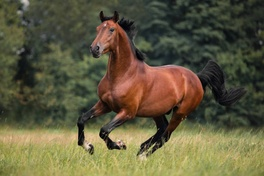
#> input picture assets/horse.jpg, 264 x 176 px, shrunk from 612 x 408 before the run
$ python main.py --image assets/horse.jpg --k 5 15 30 50 100 200
#> lines starting #> are read from the running program, lines starting #| are printed output that depends on the picture
### src/svd_compressor.py
"""
svd_compressor.py
=================
Vectorized Image Compression and Low-Rank Matrix Approximation
using Singular Value Decomposition (SVD) and NumPy.
"""

from typing import List, Tuple, Dict, Optional
import os
import numpy as np
import matplotlib.pyplot as plt
from PIL import Image


class SVDImageCompressor:
    """
    Performs low-rank matrix approximation on 2D (grayscale) and 3D (RGB) images
    using NumPy's vectorized linear algebra routines.
    """

    def __init__(self, image_path: str):
        """
        Loads and initializes an image for SVD processing.

        Args:
            image_path: Path to the target image file.
        """
        if not os.path.exists(image_path):
            raise FileNotFoundError(f"Image not found at path: {image_path}")

        self.image_path = image_path
        # Read image and normalize pixel values to [0.0, 1.0]
        raw_img = plt.imread(image_path)
        if raw_img.dtype == np.uint8:
            self.img_normalized = raw_img.astype(np.float64) / 255.0
        else:
            self.img_normalized = raw_img.astype(np.float64)

        # Handle RGBA by discarding alpha channel if present
        if self.img_normalized.ndim == 3 and self.img_normalized.shape[2] == 4:
            self.img_normalized = self.img_normalized[:, :, :3]

        self.is_color = self.img_normalized.ndim == 3
        self.height, self.width = self.img_normalized.shape[:2]
        self.num_channels = self.img_normalized.shape[2] if self.is_color else 1
        self.max_rank = min(self.height, self.width)

        # Cache for decomposition matrices
        self.U: Optional[np.ndarray] = None
        self.s: Optional[np.ndarray] = None
        self.Vt: Optional[np.ndarray] = None

        self._decompose()

    def _decompose(self) -> None:
        """
        Computes the Singular Value Decomposition (SVD).
        For color images, axes are permuted from (H, W, C) to (C, H, W) to leverage
        NumPy's vectorized batch linear algebra without any for-loops.
        """
        if self.is_color:
            # Reorder axes: (Height, Width, Channels) -> (Channels, Height, Width)
            # Shape becomes: (3, H, W)
            tensor_stack = np.transpose(self.img_normalized, (2, 0, 1))
            # NumPy batched SVD computes decomposition over all 3 channels in parallel
            self.U, self.s, self.Vt = np.linalg.svd(tensor_stack, full_matrices=False)
        else:
            # 2D Grayscale matrix
            self.U, self.s, self.Vt = np.linalg.svd(self.img_normalized, full_matrices=False)

    def reconstruct(self, k: int, use_fill_diagonal: bool = False) -> np.ndarray:
        """
        Reconstructs the image using the top-k singular values (Rank-k approximation).

        Args:
            k: Number of singular values / rank components to retain (1 <= k <= max_rank).
            use_fill_diagonal: If True, uses the explicit Sigma matrix construction
                               with np.fill_diagonal (pedagogical method).
                               If False, uses efficient vectorized scaling.

        Returns:
            Reconstructed image array with values clipped to [0.0, 1.0].
        """
        k = max(1, min(k, self.max_rank))

        if self.is_color:
            if use_fill_diagonal:
                # Pedagogical method (as taught in JetBrains Academy course)
                Sigma = np.zeros((self.num_channels, self.max_rank, self.max_rank))
                for c in range(self.num_channels):
                    np.fill_diagonal(Sigma[c, :, :], self.s[c, :])
                # Truncate and multiply: (3, H, k) @ (3, k, k) @ (3, k, W) -> (3, H, W)
                approx_tensor = self.U[:, :, :k] @ Sigma[:, :k, :k] @ self.Vt[:, :k, :]
            else:
                # Optimized vectorized broadcast scaling: (U_k * s_k) @ Vt_k
                # Avoids allocating a large (3, M, N) zeros matrix
                scaled_U = self.U[:, :, :k] * self.s[:, np.newaxis, :k]
                approx_tensor = scaled_U @ self.Vt[:, :k, :]

            # Permute back to standard display format: (Channels, Height, Width) -> (Height, Width, Channels)
            reconstructed = np.transpose(approx_tensor, (1, 2, 0))
        else:
            # Grayscale 2D reconstruction
            if use_fill_diagonal:
                Sigma = np.diag(self.s[:k])
                reconstructed = self.U[:, :k] @ Sigma @ self.Vt[:k, :]
            else:
                scaled_U = self.U[:, :k] * self.s[:k]
                reconstructed = scaled_U @ self.Vt[:k, :]

        # Clip values to eliminate numerical floating-point drift outside [0, 1]
        reconstructed = np.clip(reconstructed, 0.0, 1.0)
        return reconstructed

    def compute_metrics(self, k: int) -> Dict[str, float]:
        """
        Calculates mathematical metrics for a given rank-k approximation:
        - Parameter count and compression ratio
        - Frobenius norm relative error: ||A - A_k||_F / ||A||_F
        - Cumulative spectral energy / variance preserved: sum(s_k^2) / sum(s^2)

        Args:
            k: Number of singular values retained.

        Returns:
            Dictionary with computed metrics.
        """
        k = max(1, min(k, self.max_rank))

        # Storage footprint:
        # Original: H * W * C
        # SVD rank-k: k * (H + W + 1) * C
        original_params = self.height * self.width * self.num_channels
        svd_params = k * (self.height + self.width + 1) * self.num_channels
        compression_ratio = original_params / svd_params
        space_savings_pct = (1.0 - (svd_params / original_params)) * 100.0

        # Cumulative energy / variance explained:
        # Based on sum of squared singular values (Frobenius energy)
        if self.is_color:
            total_energy = np.sum(self.s ** 2)
            retained_energy = np.sum(self.s[:, :k] ** 2)
        else:
            total_energy = np.sum(self.s ** 2)
            retained_energy = np.sum(self.s[:k] ** 2)
        energy_pct = (retained_energy / total_energy) * 100.0

        # Reconstruction error (Frobenius norm)
        reconstructed = self.reconstruct(k)
        diff = self.img_normalized - reconstructed
        frobenius_error = float(np.linalg.norm(diff) / np.linalg.norm(self.img_normalized))

        return {
            "k": k,
            "original_elements": original_params,
            "svd_elements": svd_params,
            "compression_ratio": float(compression_ratio),
            "space_savings_pct": float(space_savings_pct),
            "energy_preserved_pct": float(energy_pct),
            "relative_frobenius_error": frobenius_error,
        }

    def plot_singular_values(self, save_path: Optional[str] = None) -> None:
        """
        Plots the singular value spectrum (decay curve) and cumulative energy.
        """
        fig, (ax1, ax2) = plt.subplots(1, 2, figsize=(13, 5))

        if self.is_color:
            colors = ["#e74c3c", "#2ecc71", "#3498db"]
            labels = ["Red Channel", "Green Channel", "Blue Channel"]
            for c in range(3):
                ax1.semilogy(self.s[c], color=colors[c], label=labels[c], lw=1.8)
                cumulative_var = np.cumsum(self.s[c] ** 2) / np.sum(self.s[c] ** 2) * 100.0
                ax2.plot(cumulative_var, color=colors[c], label=labels[c], lw=1.8)
        else:
            ax1.semilogy(self.s, color="#2c3e50", label="Singular Values", lw=2.0)
            cumulative_var = np.cumsum(self.s ** 2) / np.sum(self.s ** 2) * 100.0
            ax2.plot(cumulative_var, color="#2c3e50", label="Singular Values", lw=2.0)

        # Plot 1: Spectrum
        ax1.set_title("Singular Value Decay (Log Scale)", fontsize=12, fontweight="bold")
        ax1.set_xlabel("Singular Value Index (Rank)", fontsize=10)
        ax1.set_ylabel(r"Singular Value $\sigma_i$ (Log Scale)", fontsize=10)
        ax1.grid(True, linestyle="--", alpha=0.5)
        ax1.legend()

        # Plot 2: Cumulative energy
        ax2.set_title("Cumulative Spectral Energy Preserved (%)", fontsize=12, fontweight="bold")
        ax2.set_xlabel("Singular Value Index (Rank)", fontsize=10)
        ax2.set_ylabel("Preserved Energy (%)", fontsize=10)
        ax2.axhline(90, color="orange", linestyle=":", label="90% Threshold")
        ax2.axhline(99, color="red", linestyle=":", label="99% Threshold")
        ax2.grid(True, linestyle="--", alpha=0.5)
        ax2.legend()

        plt.tight_layout()
        if save_path:
            os.makedirs(os.path.dirname(os.path.abspath(save_path)), exist_ok=True)
            plt.savefig(save_path, dpi=150, bbox_inches="tight")
            print(f"[+] Singular value spectrum saved to: {save_path}")
        plt.close(fig)

    def plot_comparison_grid(
        self,
        k_values: List[int],
        save_path: Optional[str] = None
    ) -> None:
        """
        Generates a comparative grid displaying the original image alongside
        reconstructions at multiple rank-k levels with quality metrics.
        """
        num_images = len(k_values) + 1
        cols = 3
        rows = (num_images + cols - 1) // cols

        fig, axes = plt.subplots(rows, cols, figsize=(5 * cols, 3.8 * rows))
        axes = np.array(axes).reshape(-1)

        # Show Original Image
        cmap = None if self.is_color else "gray"
        axes[0].imshow(self.img_normalized, cmap=cmap)
        axes[0].set_title(
            f"Original Image\nShape: {self.img_normalized.shape}\nRank: {self.max_rank} (100% data)",
            fontsize=10,
            fontweight="bold"
        )
        axes[0].axis("off")

        # Show Rank-k Approximations
        for idx, k in enumerate(k_values, start=1):
            approx = self.reconstruct(k)
            metrics = self.compute_metrics(k)
            savings = metrics["space_savings_pct"]
            energy = metrics["energy_preserved_pct"]

            axes[idx].imshow(approx, cmap=cmap)
            title = (
                f"Rank k = {k}\n"
                f"Energy: {energy:.1f}% | Savings: {savings:.1f}%\n"
                f"Frobenius Error: {metrics['relative_frobenius_error']:.3f}"
            )
            axes[idx].set_title(title, fontsize=9)
            axes[idx].axis("off")

        # Hide any unused subplots
        for i in range(num_images, len(axes)):
            axes[i].axis("off")

        plt.suptitle(
            "SVD Low-Rank Image Compression & Reconstruction Analysis",
            fontsize=14,
            fontweight="bold",
            y=0.99
        )
        plt.tight_layout()

        if save_path:
            os.makedirs(os.path.dirname(os.path.abspath(save_path)), exist_ok=True)
            plt.savefig(save_path, dpi=150, bbox_inches="tight")
            print(f"[+] Comparison grid saved to: {save_path}")
        plt.close(fig)

### main.py
"""
main.py
=======
Command-line interface and demonstration script for SVD Image Compression.

Usage:
    python main.py
    python main.py --image assets/horse.jpg --k 5 15 30 50 100 200
    python main.py --help
"""

import argparse
import os
import sys
from src.svd_compressor import SVDImageCompressor


def parse_arguments() -> argparse.Namespace:
    parser = argparse.ArgumentParser(
        description="Low-Rank Image Compression via Singular Value Decomposition (SVD) with NumPy"
    )
    parser.add_argument(
        "--image",
        type=str,
        default=os.path.join(os.path.dirname(__file__), "assets", "horse.jpg"),
        help="Path to the input image (default: assets/horse.jpg)"
    )
    parser.add_argument(
        "--k",
        type=int,
        nargs="+",
        default=[5, 15, 30, 50, 100, 200],
        help="List of singular value ranks (k) to compute and compare (default: 5 15 30 50 100 200)"
    )
    parser.add_argument(
        "--output-dir",
        type=str,
        default=os.path.join(os.path.dirname(__file__), "outputs"),
        help="Directory to save generated comparison plots and compressed images"
    )
    parser.add_argument(
        "--save-assets",
        action="store_true",
        help="Also update preview plots in assets/ directory for GitHub README"
    )
    return parser.parse_args()


def print_banner(compressor: SVDImageCompressor) -> None:
    mode = "RGB Color" if compressor.is_color else "Grayscale"
    print("=" * 80)
    print("  SINGULAR VALUE DECOMPOSITION (SVD) - LOW-RANK IMAGE COMPRESSION ENGINE")
    print("=" * 80)
    print(f"  Input Image       : {os.path.basename(compressor.image_path)}")
    print(f"  Resolution (HxW)  : {compressor.height} x {compressor.width}")
    print(f"  Channels          : {compressor.num_channels} ({mode})")
    print(f"  Maximum Rank      : {compressor.max_rank} singular values")
    print(f"  Total Data Points : {compressor.height * compressor.width * compressor.num_channels:,} floats")
    print("-" * 80)


def print_metrics_table(metrics_list: list) -> None:
    header = f"{'Rank (k)':<10} | {'Stored Elements':<18} | {'Compression':<13} | {'Space Saved':<13} | {'Energy (%)':<12} | {'Frobenius Error':<16}"
    print(header)
    print("-" * len(header))
    for m in metrics_list:
        row = (
            f"{m['k']:<10} | "
            f"{m['svd_elements']:<18,d} | "
            f"{m['compression_ratio']:<13.2f}x | "
            f"{m['space_savings_pct']:<12.1f}% | "
            f"{m['energy_preserved_pct']:<11.2f}% | "
            f"{m['relative_frobenius_error']:<16.4f}"
        )
        print(row)
    print("-" * len(header))


def main() -> None:
    args = parse_arguments()

    if not os.path.exists(args.image):
        print(f"[!] Error: Image not found at '{args.image}'. Please provide a valid path.")
        sys.exit(1)

    os.makedirs(args.output_dir, exist_ok=True)

    print("\n[1/4] Loading image and computing batched SVD...")
    compressor = SVDImageCompressor(args.image)
#> in __init__, raw_img is the input picture: shape (176, 264, 3); mean R, G, B 96, 90.6, 62.9
    print_banner(compressor)
#|   Resolution (HxW)  : 176 x 264
#|   Channels          : 3 (RGB Color)
#|   Maximum Rank      : 176 singular values
#|   Total Data Points : 139,392 floats

    # Filter k to be within valid range
    valid_k = sorted(list(set([k for k in args.k if 1 <= k <= compressor.max_rank])))
#> valid_k = [5, 15, 30, 50, 100]
    if not valid_k:
        valid_k = [10, 20, 50]

    print("\n[2/4] Computing rank-k approximations and compression metrics...")
    metrics_list = []
    for k in valid_k:
        metrics = compressor.compute_metrics(k)
        metrics_list.append(metrics)
#> this loop made 5 passes
#> (retained_energy in compute_metrics, energy_pct in compute_metrics, frobenius_error in compute_metrics) on passes 1 to 5: (19197.5, 96.74, 0.181), (19589.3, 98.71, 0.113), (19739.6, 99.47, 0.0727), (19804.8, 99.8, 0.0448), (19840.6, 99.98, 0.0143)
#> pass 1, in reconstruct, `reconstructed = np.transpose(approx_tensor, (1, 2, 0))`:
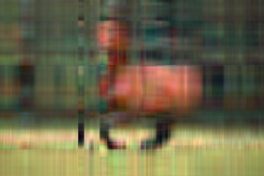
#> reconstructed: shape (176, 264, 3) float64; mean of channels 0, 1, 2 0.377, 0.355, 0.247; drawn with min black and max white
#> pass 1, in compute_metrics, `diff = self.img_normalized - reconstructed`:
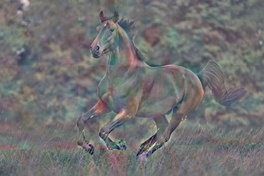
#> diff: shape (176, 264, 3) float64; mean R, G, B -0.000194, -3.29e-05, -1.65e-05; drawn with min black and max white
#> pass 2, in reconstruct (call 2), `reconstructed = np.transpose(approx_tensor, (1, 2, 0))`:
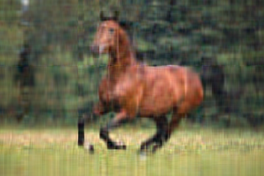
#> reconstructed: shape (176, 264, 3) float64; mean of channels 0, 1, 2 0.377, 0.355, 0.247; drawn with min black and max white
#> after the loop, metrics_list = 5 items
    print_metrics_table(metrics_list)
#> the loop in print_metrics_table, `for m in metrics_list:` made 5 passes
#| 5          | 6,615              | 21.07        x | 95.3        % | 96.74      % | 0.1806
#| 15         | 19,845             | 7.02         x | 85.8        % | 98.71      % | 0.1134
#| 30         | 39,690             | 3.51         x | 71.5        % | 99.47      % | 0.0727
#| 50         | 66,150             | 2.11         x | 52.5        % | 99.80      % | 0.0448
#| 100        | 132,300            | 1.05         x | 5.1         % | 99.98      % | 0.0143

    print("\n[3/4] Generating visual comparison grid...")
    grid_out = os.path.join(args.output_dir, "svd_compression_grid.png")
    compressor.plot_comparison_grid(valid_k, save_path=grid_out)
#> the loop in plot_comparison_grid, `for idx, k in enumerate(k_values, start=1):` made 5 passes
#> (retained_energy in compute_metrics, energy_pct in compute_metrics, frobenius_error in compute_metrics, savings, energy) on passes 1 to 5: (19197.5, 96.74, 0.181, 95.25, 96.74), (19589.3, 98.71, 0.113, 85.76, 98.71), (19739.6, 99.47, 0.0727, 71.53, 99.47), (19804.8, 99.8, 0.0448, 52.54, 99.8), (19840.6, 99.98, 0.0143, 5.09, 99.98)
#> pass 2, in compute_metrics (call 7), `diff = self.img_normalized - reconstructed`:
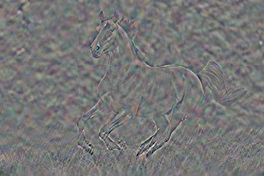
#> diff: shape (176, 264, 3) float64; mean R, G, B -2.39e-06, 3.07e-06, -4.16e-06; drawn with min black and max white
#> pass 3, in reconstruct (call 10), `reconstructed = np.transpose(approx_tensor, (1, 2, 0))`:
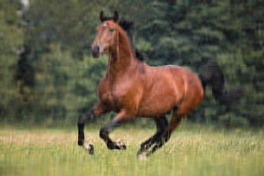
#> reconstructed: shape (176, 264, 3) float64; mean of channels 0, 1, 2 0.377, 0.355, 0.247; drawn with min black and max white
#> in plot_comparison_grid, `plt.savefig(save_path, dpi=150, bbox_inches="tight")`:
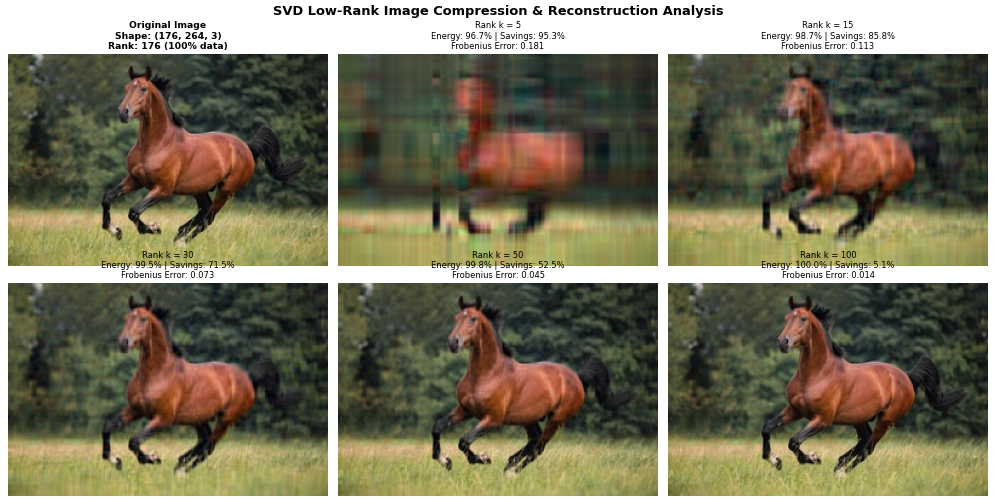
#> figure drawn by matplotlib, 6 panels

    print("\n[4/4] Generating singular values decay spectrum...")
    spectrum_out = os.path.join(args.output_dir, "singular_values_spectrum.png")
    compressor.plot_singular_values(save_path=spectrum_out)
#> in plot_singular_values, `plt.savefig(save_path, dpi=150, bbox_inches="tight")`:
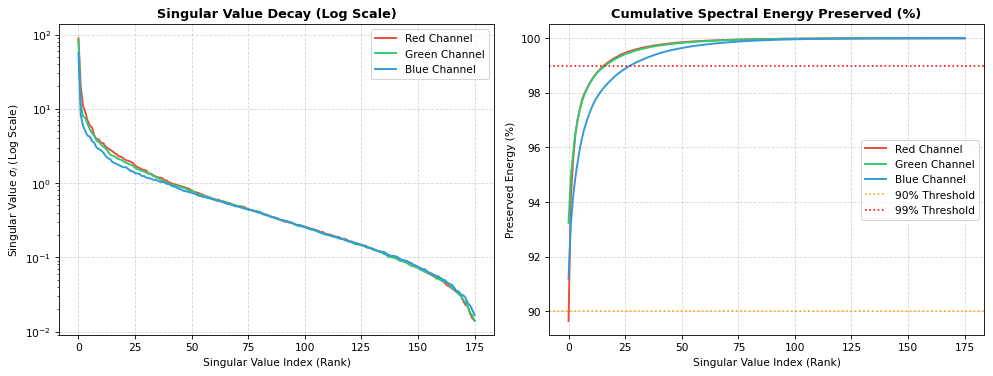
#> figure drawn by matplotlib, 2 panels; panel 1: curve peaks at x = 0, y = 89.05; panel 1: curve peaks at x = 0, y = 83.88; panel 1: curve peaks at x = 0, y = 56.12; panel 2: curve peaks at x = 175, y = 100

    if args.save_assets:
        assets_dir = os.path.join(os.path.dirname(__file__), "assets")
        compressor.plot_comparison_grid(valid_k, save_path=os.path.join(assets_dir, "svd_compression_grid.png"))
        compressor.plot_singular_values(save_path=os.path.join(assets_dir, "singular_values_spectrum.png"))

    print("\n" + "=" * 80)
    print(f"  SUCCESS! Outputs generated in: {args.output_dir}")
    print(f"  - Comparison Grid : {grid_out}")
    print(f"  - Spectrum Plot   : {spectrum_out}")
    print("=" * 80 + "\n")


if __name__ == "__main__":
    main()
